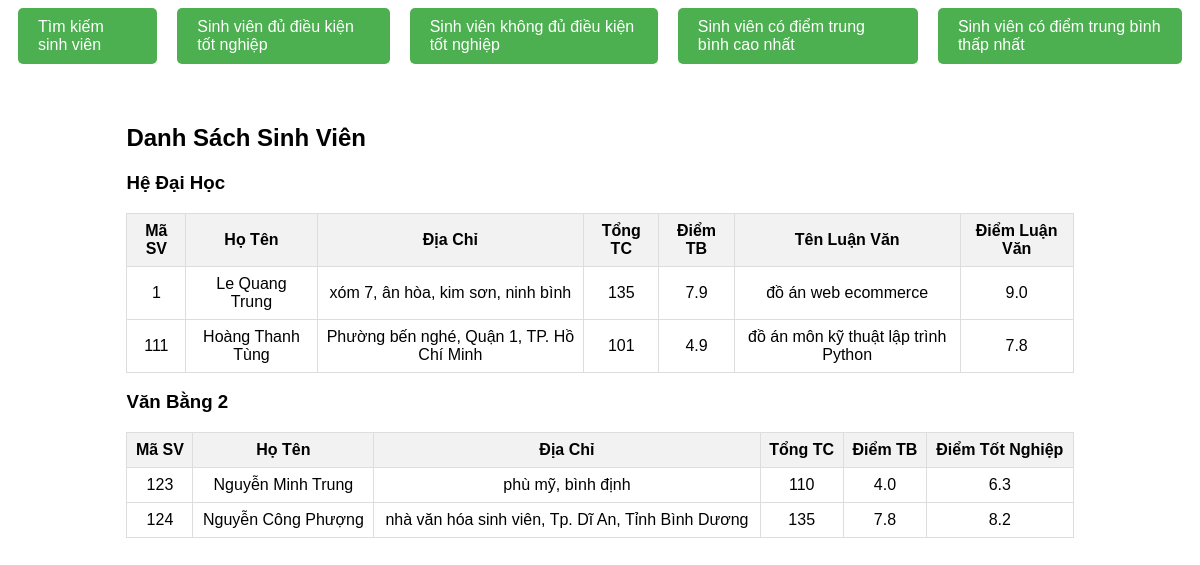
The page / on the database its author committed.
### sinhvien/models.py (models this page shows, shortened)
class SinhVien(models.Model):
    ma_sv = models.IntegerField(primary_key=True)
    ho_ten = models.CharField(max_length=100)
    dia_chi = models.CharField(max_length=100, null=True, blank=True)
    tong_tc = models.IntegerField(default=0)
    diem_tb = models.FloatField(default=0)
    class Meta:
        abstract = True

class HeDaiHoc(SinhVien):
    ten_lv = models.CharField(max_length=100, blank=True)
    diem_lv = models.FloatField(default=0)

class VB2(SinhVien):
    diem_tot_nghiep = models.FloatField(default=0)

### sinhvien/views.py (the view)
# urls.py: 2. Add a URL to urlpatterns:  path('', views.home, name='home')
def home(request):
    context = {
        'he_daihocs': HeDaiHoc.objects.all(),
        'vb2s': VB2.objects.all()
    }
    return render(request, 'sinhvien/home.html', context)

### sinhvien/templates/sinhvien/home.html (shortened to what this page needs)
<!DOCTYPE html>
<html lang="en">
<head>
</head>
<body>
    <div class="navbar">
        <a href="{% url 'tim_kiem_sv' %}">Tìm kiếm sinh viên</a>
        <a href="{% url 'sinhvien_totnghiep' %}">Sinh viên đủ điều kiện tốt nghiệp</a>
        <a href="{% url 'sinhvien_khong_totnghiep' %}">Sinh viên không đủ điều kiện tốt nghiệp</a>
        <a href="{% url 'sinhvien_max_dtb' %}">Sinh viên có điểm trung bình cao nhất</a>
        <a href="{% url 'sinhvien_min_dtb' %}">Sinh viên có điểm trung bình thấp nhất</a>
    </div>
    <div class="content">
        <h2>Danh Sách Sinh Viên</h2>
        <h3>Hệ Đại Học</h3>
        <table>
            <tr>
                <th>Mã SV</th>
                <th>Họ Tên</th>
                <th>Địa Chỉ</th>
                <th>Tổng TC</th>
                <th>Điểm TB</th>
                <th>Tên Luận Văn</th>
                <th>Điểm Luận Văn</th>
            </tr>
            {% for sv in he_daihocs %}
            <tr>
                <td>{{ sv.ma_sv }}</td>
                <td>{{ sv.ho_ten }}</td>
                <td>{{ sv.dia_chi }}</td>
                <td>{{ sv.tong_tc }}</td>
                <td>{{ sv.diem_tb }}</td>
                <td>{{ sv.ten_lv }}</td>
                <td>{{ sv.diem_lv }}</td>
            </tr>
            {% endfor %}
        </table>
        <h3>Văn Bằng 2</h3>
        <table>
            <tr>
                <th>Mã SV</th>
                <th>Họ Tên</th>
                <th>Địa Chỉ</th>
                <th>Tổng TC</th>
                <th>Điểm TB</th>
                <th>Điểm Tốt Nghiệp</th>
            </tr>
            {% for sv in vb2s %}
            <tr>
                <td>{{ sv.ma_sv }}</td>
                <td>{{ sv.ho_ten }}</td>
                <td>{{ sv.dia_chi }}</td>
                <td>{{ sv.tong_tc }}</td>
                <td>{{ sv.diem_tb }}</td>
                <td>{{ sv.diem_tot_nghiep }}</td>
            </tr>
            {% endfor %}
        </table>
    </div>
</body>
</html>

### sinhvien/templates/sinhvien/home.html (style rules this page uses)
body { font-family: Arial, sans-serif; display: flex; flex-direction: column; align-items: center; justify-content: center; }
.navbar { display: flex; justify-content: center; margin-bottom: 20px; }
.navbar a { text-decoration: none; padding: 10px 20px; margin: 0 10px; background-color: #4CAF50; color: white; border-radius: 5px; transition: background-color 0.3s; }
.content { width: 80%; margin-top: 20px; }
table { width: 100%; border-collapse: collapse; }
th, td { border: 1px solid #ddd; padding: 8px; text-align: center; }
th { background-color: #f2f2f2; }

### rows shown on the page
HeDaiHoc: ma_sv "1", ho_ten "Le Quang Trung", dia_chi "xóm 7, ân hòa, kim sơn, ninh bình", tong_tc "135", diem_tb "7.9", ten_lv "đồ án web ecommerce", diem_lv "9.0"
HeDaiHoc: ma_sv "111", ho_ten "Hoàng Thanh Tùng", dia_chi "Phường bến nghé, Quận 1, TP. Hồ Chí Minh", tong_tc "101", diem_tb "4.9", ten_lv "đồ án môn kỹ thuật lập trình Python", diem_lv "7.8"
VB2: ma_sv "123", ho_ten "Nguyễn Minh Trung", dia_chi "phù mỹ, bình định", tong_tc "110", diem_tb "4.0", diem_tot_nghiep "6.3"
VB2: ma_sv "124", ho_ten "Nguyễn Công Phượng", dia_chi "nhà văn hóa sinh viên, Tp. Dĩ An, Tỉnh Bình Dương", tong_tc "135", diem_tb "7.8", diem_tot_nghiep "8.2"
